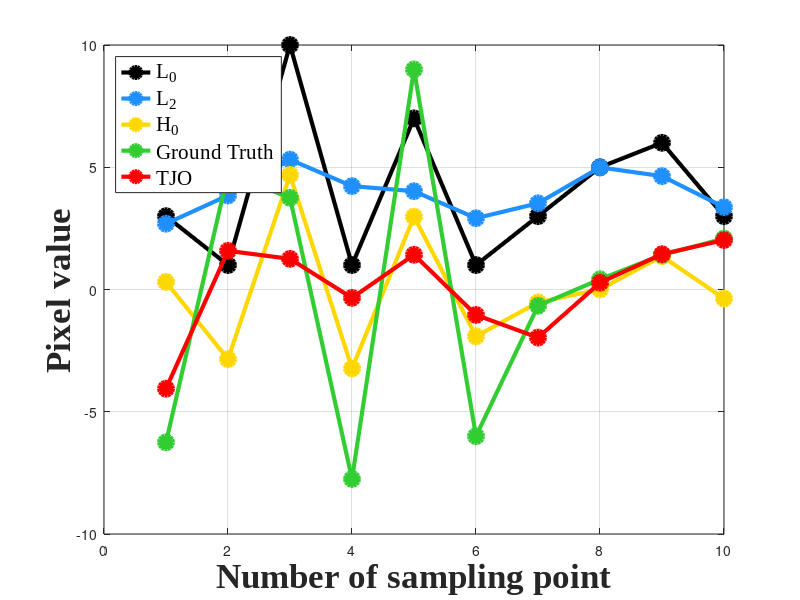

This chart was generated by the following MATLAB code: (Note: this script raises an error after producing the figure.)
close all; clear all; clc; warning off; addpath(genpath(pwd))

L0 = randi(10,1,10);
L1 = imresize(L0,1.25,'bilinear');
L2 = imresize(L1,[1,10],'bilinear');
H0 = L0-L2;
num = 1:10;

temp = imresize(L0,[1,12],'bilinear');
Groudtruth = -diff(diff(temp));
TJO = imresize(imresize(Groudtruth,[1,12],'bilinear'),size(Groudtruth),'bicubic');

lineWidth_Main = 3;  
lineWidth_Alg = 3;  
markerSize = 10;      
fontSize_Label = 20;
fontSize_Legend = 15;  
fontName_EN = 'Times New Roman'; 
figure('Color', 'w', 'Position', [300, 300, 800, 600]);

plot(num,L0,'-o','color','k','MarkerSize',markerSize,'LineWidth',lineWidth_Main,'MarkerFaceColor','k'); hold on;
plot(num,L2,'-o','color',[30,144,255]./255,'MarkerSize',markerSize,'LineWidth',lineWidth_Alg,'MarkerFaceColor',[30,144,255]./255);
plot(num,H0,'-o','color',[255,215,0]./255,'MarkerSize',markerSize,'LineWidth',lineWidth_Alg,'MarkerFaceColor',[255,215,0]./255);
plot(num,Groudtruth,'-o','color',[50,205,50]./255,'MarkerSize',markerSize,'LineWidth',lineWidth_Alg,'MarkerFaceColor',[50,205,50]./255);
plot(num,TJO,'-o','color','r','MarkerSize',markerSize,'LineWidth',lineWidth_Alg,'MarkerFaceColor','r');
hold on; box on; grid on; 

xlabel('Number of sampling point', ...
       'FontSize', 25, ...
       'FontName', 'Times New Roman', ...
       'FontWeight', 'bold');

ylabel('Pixel value', ...
       'FontSize', 25, ...
       'FontName', 'Times New Roman', ...
       'FontWeight', 'bold');

legend('L_0','L_2','H_0','Ground Truth','TJO','Location', 'northwest', 'NumColumns', 1,'FontSize', fontSize_Legend, 'FontName', fontName_EN);

ax = gca;
ax.FontSize = 15;
ax.FontName = 'Times New Roman';
ax.FontWeight = 'bold';
ax.LineWidth = 1.5;      
ax.GridLineStyle = '--'; 
ax.GridAlpha = 0.3;     
set(ax, 'Clipping', 'off');
set(findall(ax, 'Type', 'line'), 'Clipping', 'off');
set(gcf, 'PaperPositionMode', 'auto');
hold off;
% exportgraphics(ax, 'fig3.pdf', 'ContentType', 'vector');
% exportgraphics(ax, 'fig3.png', 'Resolution', 600);
